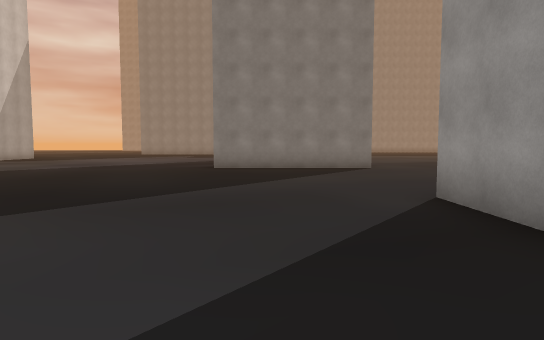
View 1 (above)

21 first-person views from a walk through a Unity game level. The camera is 1.4 m above the floor, tilts 4° down and sees 75° across. The floor is counted in squares, 2 m on a side. Each view is taken from the middle of a square. On the plan, view 1 faces up. The plan holds only what a view shows up to about 11 squares ahead; the rest is blank. The place goes on beyond the plan. The player is left out.

View 2
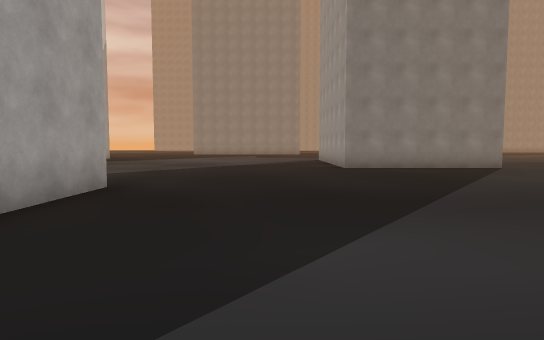

View 3
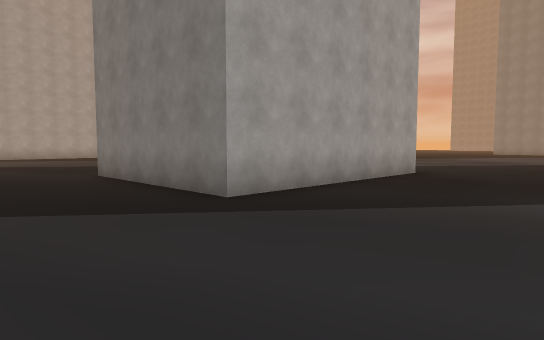

View 4
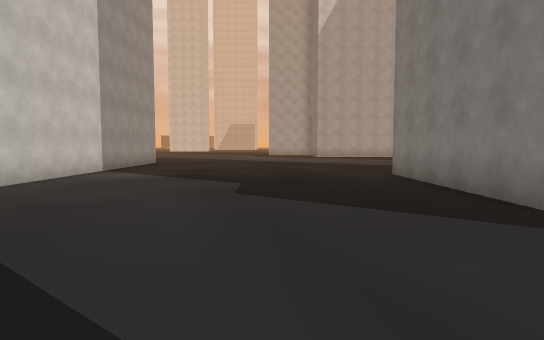

View 5
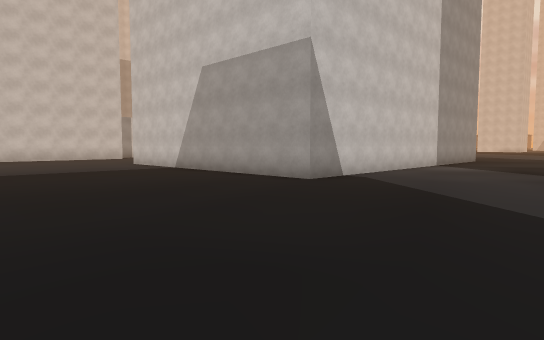

View 6
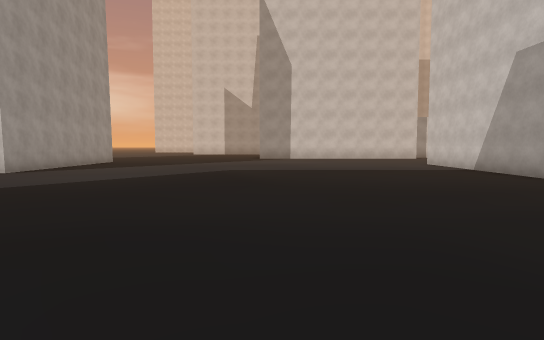

View 7
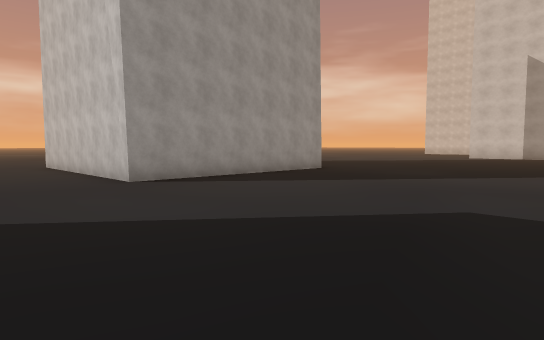

View 8
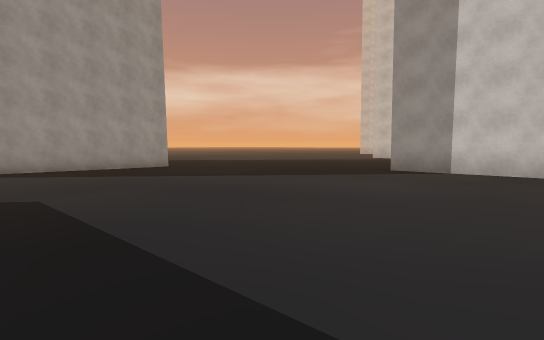

View 9
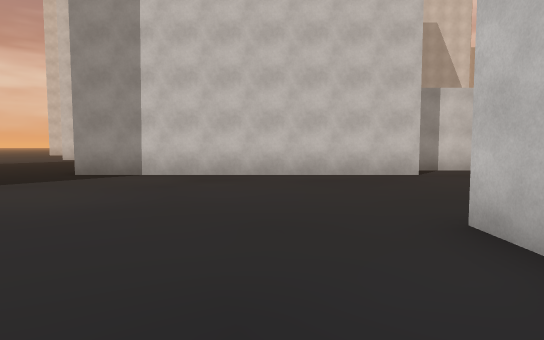

View 10
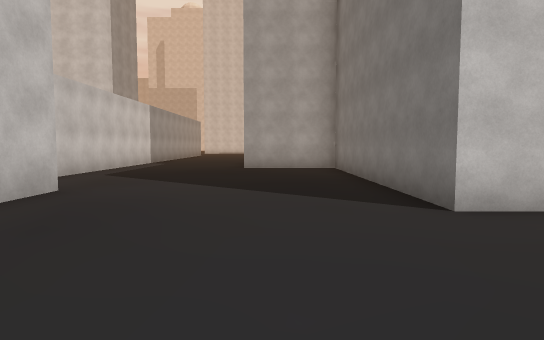

View 11
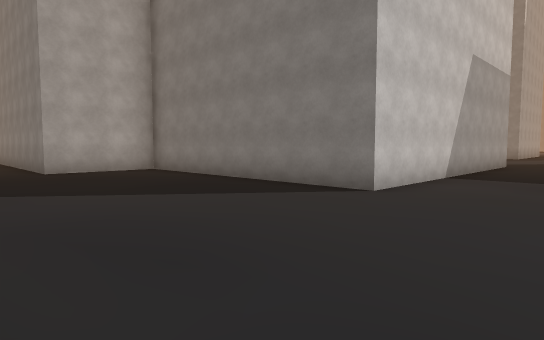

View 12
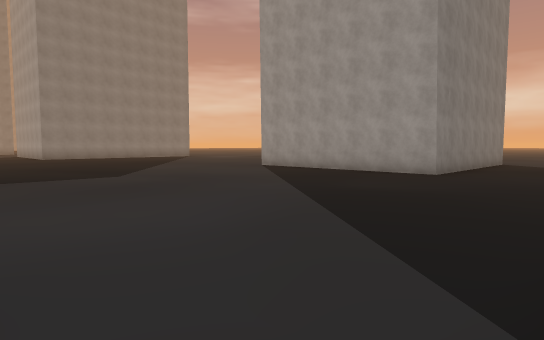

View 13
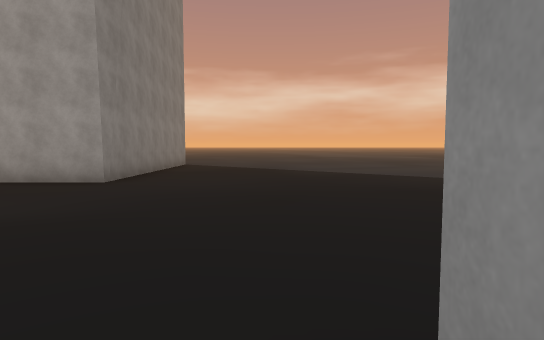

View 14
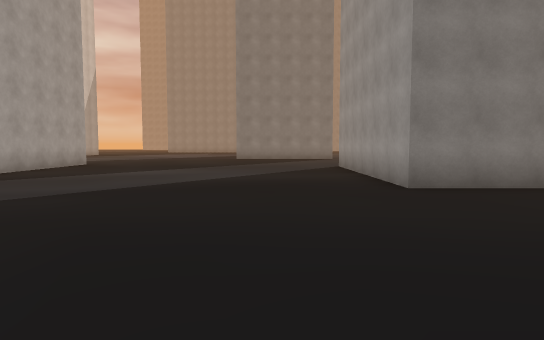

View 15
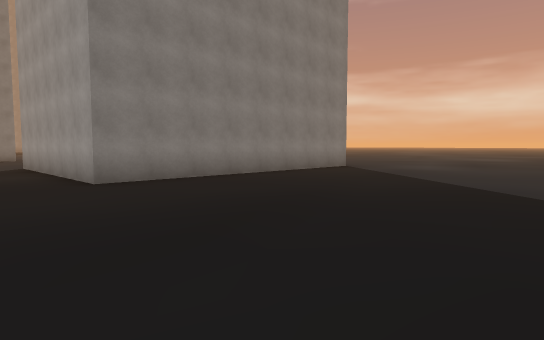

View 16
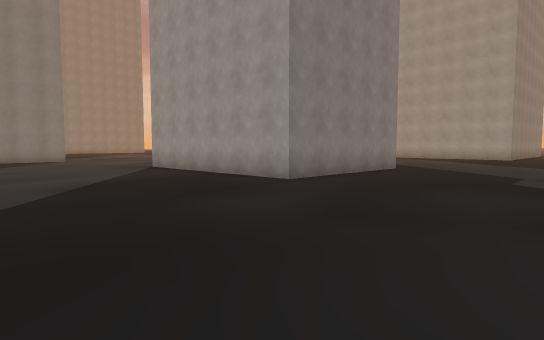

View 17
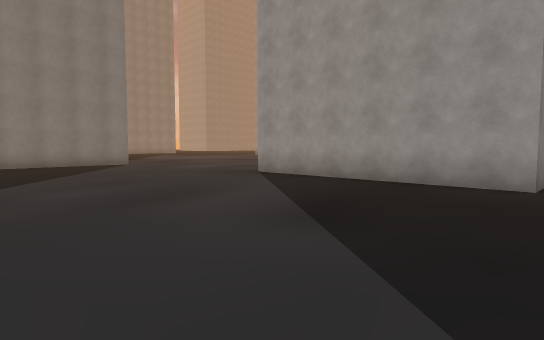

View 18
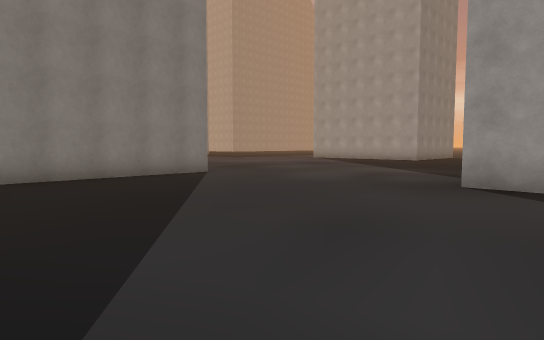

View 19
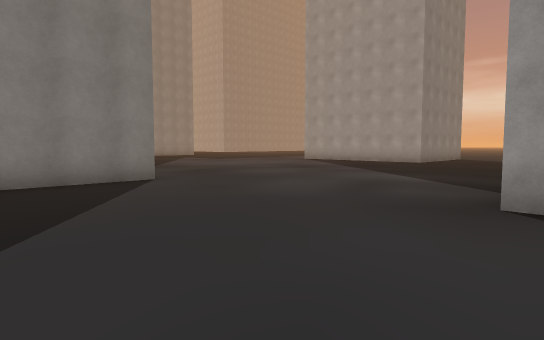

View 20
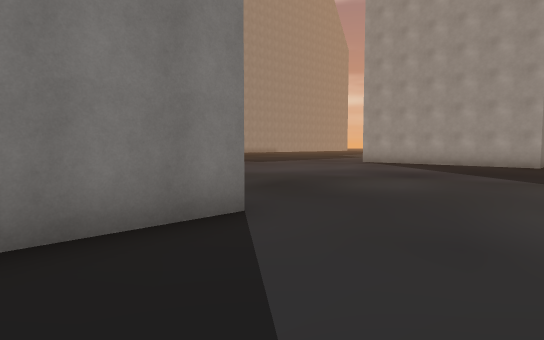

View 21
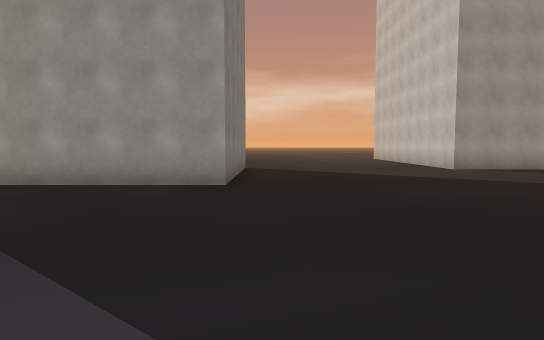

### Floor plan
Points are (right, up) in squares from view 1. A wall is a line through its corners. A room is listed if a view was taken in it or the views show most of it. See-through windows are left out.
Room 1 (views 1, 2, 3, 4, 5, 6, 7, 8, 9, 10, 11, 12, 13, 14, 15, 16, 17, 18, 19, 20, 21)
walls: (-6.8, 6) (-6.8, -0.1) (-11.6, -0.1) (-11.6, 6); (-14.1, -7.6) (-5.7, -7.6) (-5.7, -16.1) (-12.9, -16.1) (-12.9, -18.9) (-16.5, -18.9); (8.5, -1.3) (2.2, -1.3) (2.2, 4.7) (3.1, 4.7); (6.7, -11.8) (8.5, -11.8); (3.1, 10.8) (-1.8, 10.8) (-1.8, 14.9); (-12.5, 11.9) (-17, 11.9); (-7.5, -21.3) (0.8, -21.3); (8.5, -17.9) (6.7, -17.9) (6.7, -11.8) (7.1, -11.9)

Positions as (right, up) in squares from view 1, and headings:
1: (0, 0), facing up
2: (-4, 0), facing up
3: (-3, -3), facing up-left
4: (-3, -3), facing left
5: (0, -3), facing down-left
6: (0, -3), facing down
7: (0, -9), facing down-right
8: (-4, -12), facing down-right
9: (-4, -13), facing down
10: (-2, -18), facing left
11: (-3, -21), facing up-left
12: (-2, -21), facing up-right
13: (0, -21), facing right
14: (0, -7), facing up
15: (0, -8), facing up-right
16: (-17, -5), facing up-right
17: (-18, -1), facing up-right
18: (-18, 4), facing up-right
19: (-16, 5), facing up-right
20: (-15, 9), facing up-right
21: (-8, 10), facing right
